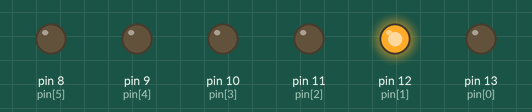
Simulated run of this sketch. Board: Arduino Uno, built with avr-gcc and run on an emulated ATmega328P. Shown: output pins drawn as LEDs (lit = HIGH).

Above: at 0.1 s.
At 2.1 s:
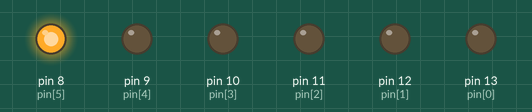
At 5.1 s:
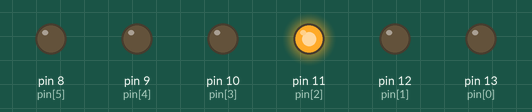
At 14.1 s:
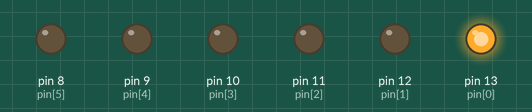
At 20.1 s:
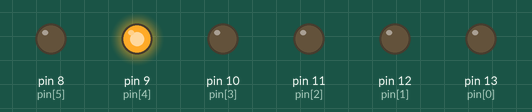
At 36.1 s:
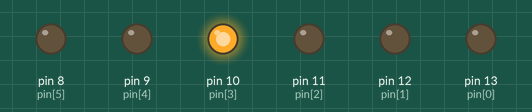
Timing chart, 0 to 37.6 s (numbered marks = the images above):
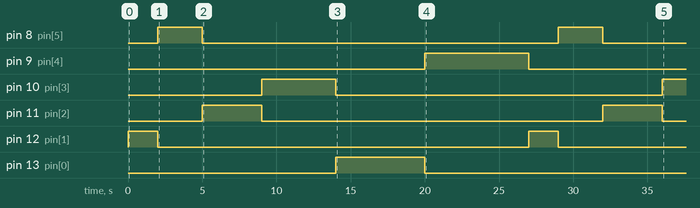

Measured:
- by itself, pin 8 (pin[5]): alternates HIGH for 3.0 s and LOW for 24.0 s
- by itself, pin 9 (pin[4]): LOW → HIGH at 20.0 s, → LOW 7.0 s later
- by itself, pin 10 (pin[3]): LOW → HIGH at 9.0 s, → LOW 5.0 s later, → HIGH 22.0 s later
- by itself, pin 11 (pin[2]): alternates HIGH for 4.0 s and LOW for 23.0 s
- by itself, pin 12 (pin[1]): alternates HIGH for 2.0 s and LOW for 25.0 s
- by itself, pin 13 (pin[0]): LOW → HIGH at 14.0 s, → LOW 6.0 s later

The sketch:

shortest_job_first1.ino
```cpp
// C++ code
//Shortest Job First Scheduling associates with each process the length of the process next CPU burst.

void setup()
{
  pinMode(13, OUTPUT); //set port 13 to output
  pinMode(12, OUTPUT); //set port 12 to output
  pinMode(11, OUTPUT); //set port 11 to output
  pinMode(10, OUTPUT); //set port 10 to output
  pinMode(9, OUTPUT); //set port 9 to output
  pinMode(8, OUTPUT); //set port 8 to output
}

void loop()
{
  shortest_job(); //calling the function.
}

void shortest_job(){
  int pin[6] = {13, 12, 11, 10, 9, 8};
  int time[6] = {6000, 2000, 4000, 5000, 7000, 3000};
  //an array of time in milliseconds to be used in delay function.
  //index 0 or the P1 has a time of 6 seconds.
  //index 1 or the P2 has a time of 2 seconds.
  //index 2 or the P3 has a time of 4 seconds.
  //index 3 or the P4 has a time of 5 second.
  //index 4 or the P5 has a time of 7 seconds.
  //index 5 or the P6 has a time of 3 seconds.

  //with the given burst time, the first to be executed is the P4 followed by P2, P6, P3, P1 and lastly P5.

  int temp; //temporary value used in swapping.

  for (int i=0; i<6; i++){
    for (int j=0; j<6; j++){
      if (time[i] < time[j]){
      	temp = time[i];
        time[i] = time[j];
        time[j] = temp;

        temp = pin[i];
        pin[i] = pin[j];
        pin[j] = temp;
      }
    }
  } //after executing this loop, the time array as well as pin array will be sorted in ascending.

  int count = 0; //used to identifies the element of time array.
  while (count != 6){
  	digitalWrite(pin[count], HIGH);
    delay(time[count]);
    digitalWrite(pin[count], LOW);
    count++;
  } //executes shortest job first scheduling.
}
```
